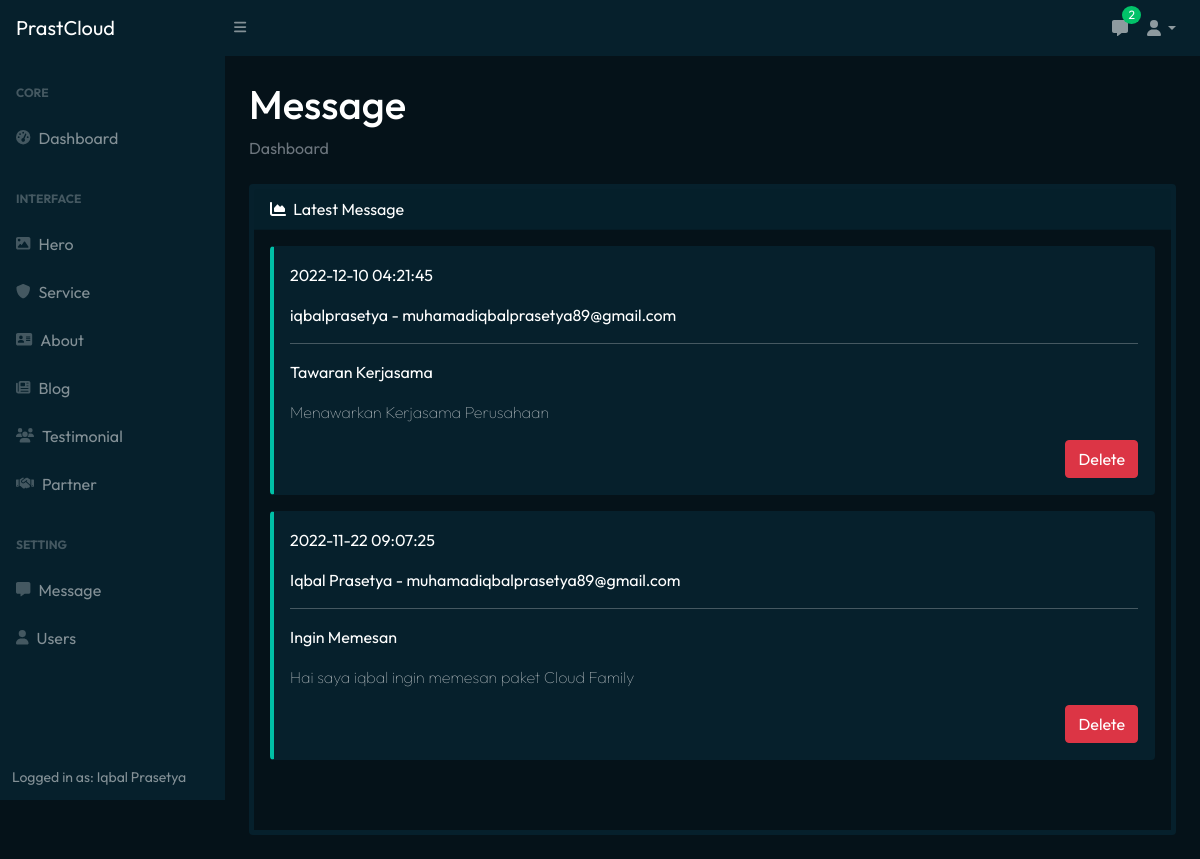
Page /admin/index.php?page=message (signed in) on the earlier database version.
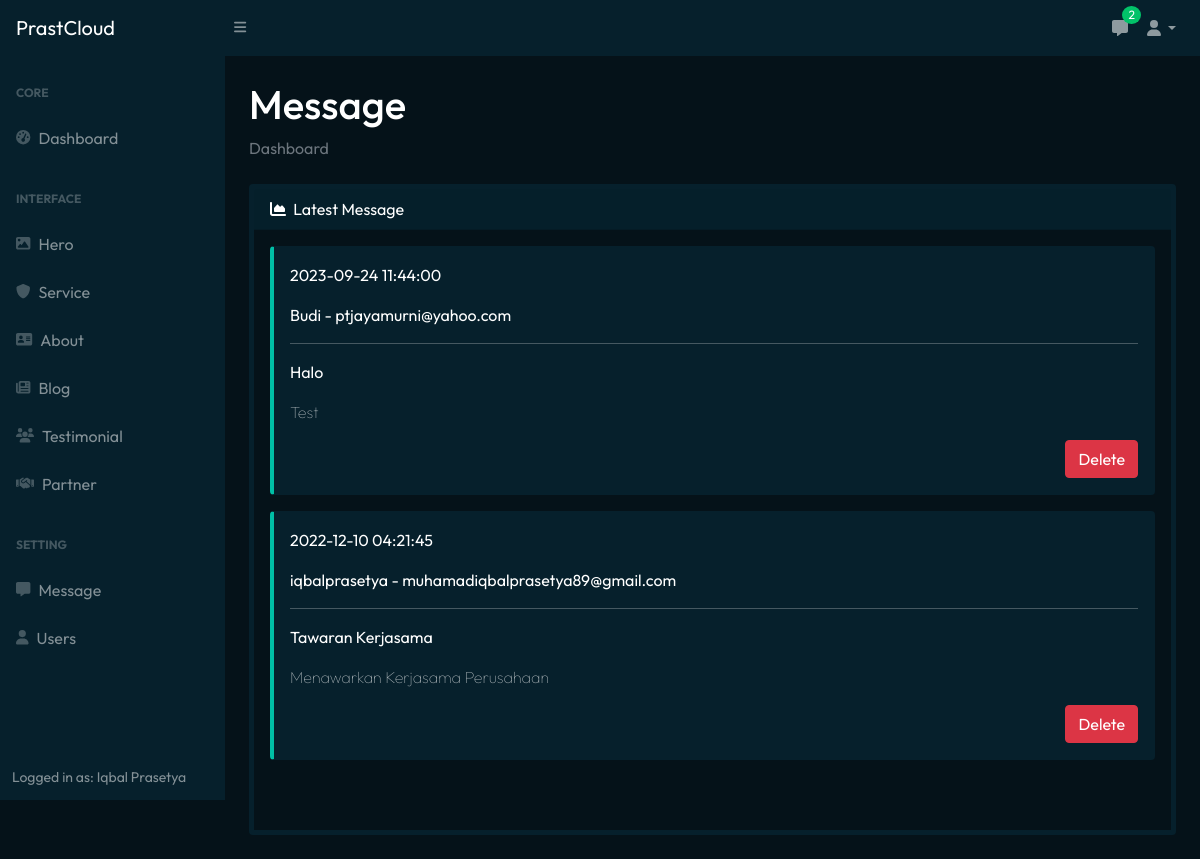
Same page on the later database version.
### tables this page shows
CREATE TABLE `messages` (
  `id` int(225) NOT NULL,
  `messages_date` varchar(225) NOT NULL,
  `messages_nama` varchar(225) NOT NULL,
  `messages_email` varchar(225) NOT NULL,
  `messages_subjek` varchar(225) NOT NULL,
  `messages_text` text NOT NULL
);

### admin/page/message.php (the view, shortened to what this page needs)
<h1 class="mt-4">Message</h1>
<ol class="breadcrumb mb-4">
    <li class="breadcrumb-item active">Dashboard</li>
</ol>
<div class="row">
    <div class="col">
        <div class="card mb-4">
            <div class="card-header">
                <i class="fas fa-chart-area me-1"></i>
                Latest Message
            </div>
            <div class="card-body overflow-auto" style="height: 600px; background-color: #051219;">
                <?php
                $query = "SELECT * FROM messages ORDER BY id DESC";
                $result = mysqli_query($koneksi2, $query);
                while ($row = mysqli_fetch_assoc($result)) {
                ?>
                    <div class="alert-bal border-left-primary alert" role="alert">
                        <p><?php echo $row['messages_date']; ?></p>
                        <p class="alert-heading"><?php echo $row['messages_nama']; ?> - <?php echo $row['messages_email']; ?></p>
                        <hr>
                        <p><?php echo $row['messages_subjek']; ?></p>
                        <p class="fw-lighter" style="opacity: 0.7;"><?php echo $row['messages_text']; ?></p>
                        <div class="text-end">
                            <a href="../proses.php?aksi=delete-messages&id=<?php echo $row['id']; ?>" class="btn btn-danger" onclick="return confirm('Anda yakin akan menghapus data ini?')">Delete</a>
                        </div>
                    </div>
                <?php
                }
                ?>
            </div>
        </div>
    </div>
</div>

Differences in the rows shown:
removed messages: messages_date "2022-11-22 09:07:25", messages_nama "Iqbal Prasetya", messages_email "muhamadiqbalprasetya89@gmail.com", messages_subjek "Ingin Memesan", messages_text "Hai saya iqbal ingin memesan paket Cloud Family"
added messages: messages_date "2023-09-24 11:44:00", messages_nama "Budi", messages_email "ptjayamurni@yahoo.com", messages_subjek "Halo", messages_text "Test"
